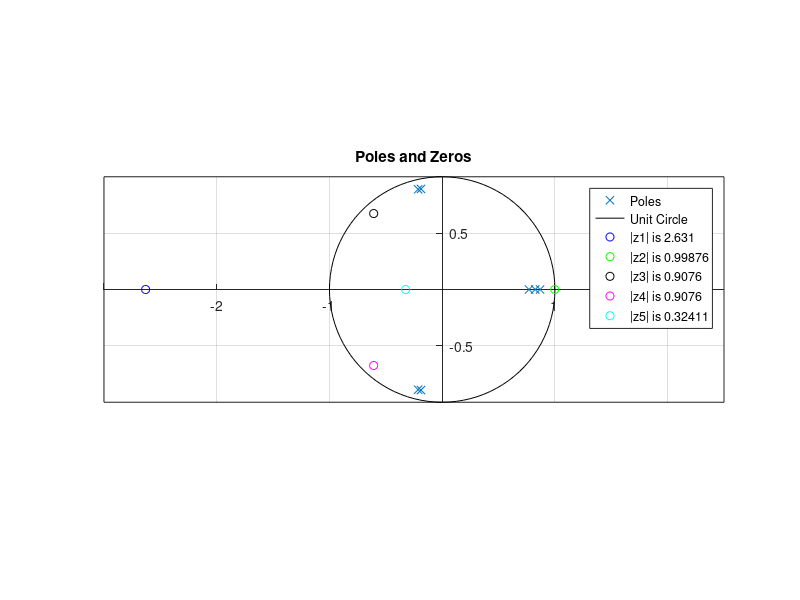
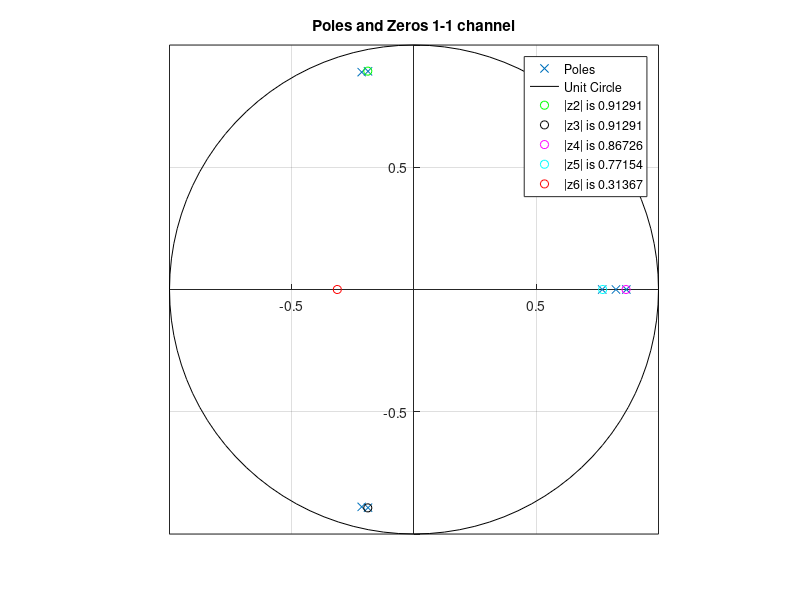
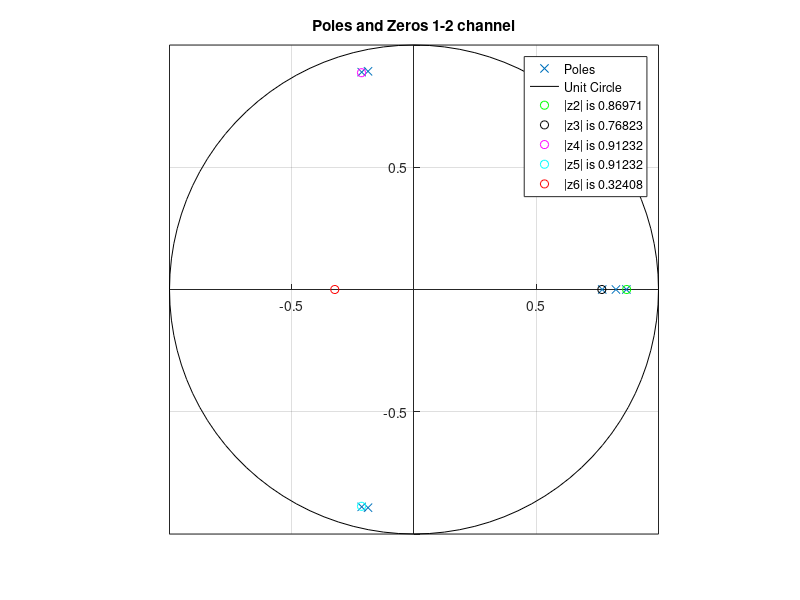
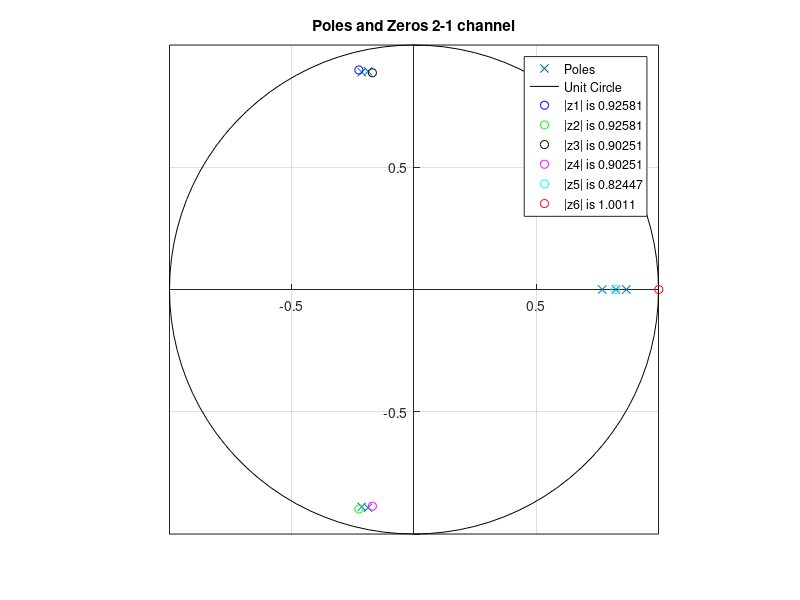

These figures' MATLAB source, in order:
%********************   TASK 2  *************************
clear
close all
clc

load u1_impulse.mat
y11 = u1_impulse.Y(3).Data;
y21 = u1_impulse.Y(4).Data;
u1 = u1_impulse.Y(1).Data; %%% note that the pulse magnitude is 5
[~, mi] = max(u1>0); %%% find index where pulse occurs

load u2_impulse.mat
y12 = u2_impulse.Y(3).Data;
y22 = u2_impulse.Y(4).Data;
u2 = u2_impulse.Y(2).Data;

%%% remove any offsets in output data using data prior to pulse application
y11 = y11 - mean(y11(1:mi-1));
y12 = y12 - mean(y12(1:mi-1));
y21 = y21 - mean(y21(1:mi-1));
y22 = y22 - mean(y22(1:mi-1));

%%% rescale IO data so that impulse input has magnitude 1
y11 = y11/max(u1);
y12 = y12/max(u2);
y21 = y21/max(u1);
y22 = y22/max(u2);

%****************  TASK 2, Question 1 and 2  *********************

ts = 1/40; %%%% sample period

m = 2; %number of output channels
q = 2; %number of input channels
n = 100; % n s.t size(H) = mn X qn

ind_off = 41;
H = zeros(m*n, q*n);
Htil = zeros(m*n, q*n);

%To create H and H tilda matrices
r = 1;
c = 1;
for k = 1 : n
    ind = ind_off + k + (0:n-1);     
    
    H(r,c:q:c+q*(n-1)) = y11(ind);
    H(r+1,c:q:c+q*(n-1)) = y21(ind);
    H(r,c+1:q:c+1+q*(n-1)) = y12(ind);
    H(r+1,c+1:q:c+1+q*(n-1)) = y22(ind);
    
    Htil(r,c:q:c+q*(n-1)) = y11(ind+1);
    Htil(r+1,c:q:c+q*(n-1)) = y21(ind+1);
    Htil(r,c+1:q:c+1+q*(n-1)) = y12(ind+1);
    Htil(r+1,c+1:q:c+1+q*(n-1)) = y22(ind+1);
    
    r = r + m;
end

%when ns = 7
ns = 7;
[U, S, V] = svd(H);
U1 = U(1:m*n, 1:ns);
S1 = S(1:ns, 1:ns);
V1 = V(1:n*q, 1:ns);

On7 = U1 * sqrt(S1);
Cn7 = sqrt(S1) * V1';

On7inv = inv(sqrt(S1)) * U1';
Cn7inv = V1 * inv(sqrt(S1));

C7 = On7([1:m],:);
B7 = Cn7(:,[1:q]);
A7 = On7inv * Htil * Cn7inv;

M = [A7 B7; -C7 zeros(2)];
N = [eye(7) zeros(7,2); zeros(2,7) zeros(2)];%disp(diag(D))%Resulted in D(1) and D(8) as inf
[~, D] = eig(M, N);


%2,3,4,5,6 elements of the diagonal are not inf and are in descending
%order. Elements 4 and 5 of the diagonal are equal
z1 = D(2,2); z2 = D(3,3); z3 = D(4,4); z4 = D(5,5); z5 = D(6,6);
disp('The finite transmission zeros are\n')
fprintf('The five finite transmission zeros are:\n')
fprintf('z1 is %f + %fi and |z1| is %f \n',real(z1),imag(z1),abs(z1))
fprintf('z2 is %f + %fi and |z2| is %f \n',real(z2),imag(z2),abs(z2))
fprintf('z3 is %f + %fi and |z3| is %f \n',real(z3),imag(z3),abs(z3))
fprintf('z4 is %f + %fi and |z4| is %f \n',real(z4),imag(z4),abs(z4))
fprintf('z5 is %f + %fi and |z5| is %f \n',real(z5),imag(z5),abs(z5))

eigA7 = eig(A7);
ut = 0:2*pi/100:2*pi;
figure()
plot(eigA7,'x','DisplayName','Poles');
hold on
plot(cos(ut),sin(ut),'k-','DisplayName','Unit Circle')
plot(real(z1),imag(z1),'bo','DisplayName',['|z1| is ',num2str(abs(z1))]);
plot(real(z2),imag(z2),'go','DisplayName',['|z2| is ',num2str(abs(z2))]);
plot(real(z3),imag(z3),'ko','DisplayName',['|z3| is ',num2str(abs(z3))]);
plot(real(z4),imag(z4),'mo','DisplayName',['|z4| is ',num2str(abs(z4))]);
plot(real(z5),imag(z5),'co','DisplayName',['|z5| is ',num2str(abs(z5))]);
title('Poles and Zeros')
legend
set(gca, 'XAxisLocation', 'origin', 'YAxisLocation', 'origin')
axis([-3 2.5 -1 1])
axis equal
grid on
hold off

%****************  TASK 2, Question 3  *********************
%Converting discrete evals to continuous evals
eigc_real = 1/ts * log(abs(eigA7));
eigc_im = 1/ts * angle(eigA7);
eigc = eigc_real + 1j * eigc_im;

fprintf('\n lambda_continuous \n');
disp(eigc);

disp('eigc([1,2,3,4]) have Re(.) < 0')
disp('There are two complex conjugate pairs with negative real parts (2 damped oscillators)')
fprintf('\n Oscillator 1 has a freq %f rad/sec = %f hertz\n',imag(eigc(1)),imag(eigc(1))/(2*pi));

%****************  TASK 2, Question 4  *********************

%For 1-1 channel the system is 
B11 = B7(:,1);
C11 = C7(1,:);
M = [A7 B11; -C11 zeros(1)];
N = [eye(7) zeros(7,1);zeros(1,7) zeros(1)];
[~, D] = eig(M,N);
z11 = diag(D);
z11 = z11([2,3,4,5,6,7]);
disp('Finite zeros for 1-1 channel:')
disp(z11)
lic = num2cell(z11);
[~, z2, z3, z4, z5, z6]=deal(lic{:});
figure()
plot(eigA7,'x','DisplayName','Poles');
hold on
plot(cos(ut),sin(ut),'k-','DisplayName','Unit Circle')
plot(real(z2),imag(z2),'go','DisplayName',['|z2| is ',num2str(abs(z2))]);
plot(real(z3),imag(z3),'ko','DisplayName',['|z3| is ',num2str(abs(z3))]);
plot(real(z4),imag(z4),'mo','DisplayName',['|z4| is ',num2str(abs(z4))]);
plot(real(z5),imag(z5),'co','DisplayName',['|z5| is ',num2str(abs(z5))]);
plot(real(z6),imag(z6),'ro','DisplayName',['|z6| is ',num2str(abs(z6))]);
title('Poles and Zeros 1-1 channel')
legend
set(gca, 'XAxisLocation', 'origin', 'YAxisLocation', 'origin')
axis([-1 1 -1 1])
axis equal
grid on
hold off

%For 1-2 channel the system is 
B12 = B7(:,2);
C12 = C7(1,:);
M = [A7 B12; -C12 zeros(1)];
N = [eye(7) zeros(7,1);zeros(1,7) zeros(1)];
[~, D] = eig(M,N);
z12 = diag(D);
z12= z12([2,3,4,5,6,7]);
disp('Finite zeros for 1-2 channel:')
disp(z12)
lic = num2cell(z12);
[~, z2, z3, z4, z5, z6]=deal(lic{:});
figure()
plot(eigA7,'x','DisplayName','Poles');
hold on
plot(cos(ut),sin(ut),'k-','DisplayName','Unit Circle')
plot(real(z2),imag(z2),'go','DisplayName',['|z2| is ',num2str(abs(z2))]);
plot(real(z3),imag(z3),'ko','DisplayName',['|z3| is ',num2str(abs(z3))]);
plot(real(z4),imag(z4),'mo','DisplayName',['|z4| is ',num2str(abs(z4))]);
plot(real(z5),imag(z5),'co','DisplayName',['|z5| is ',num2str(abs(z5))]);
plot(real(z6),imag(z6),'ro','DisplayName',['|z6| is ',num2str(abs(z6))]);
title('Poles and Zeros 1-2 channel')
legend
set(gca, 'XAxisLocation', 'origin', 'YAxisLocation', 'origin')
axis([-1 1 -1 1])
axis equal
grid on
hold off

%For 2-1 channel
B21 = B7(:,1);
C21 = C7(2,:);
M = [A7 B21; -C21 zeros(1)];
N = [eye(7) zeros(7,1);zeros(1,7) zeros(1)];
[~, D] = eig(M,N);
z21 = diag(D);
z21 = z21([2,3,4,5,6,7]);
disp('Finite zeros for 2-1 channel:')
disp(z21)
lic = num2cell(z21);
[z1, z2, z3, z4, z5, z6]=deal(lic{:});
figure()
plot(eigA7,'x','DisplayName','Poles');
hold on
plot(cos(ut),sin(ut),'k-','DisplayName','Unit Circle')
plot(real(z1),imag(z1),'bo','DisplayName',['|z1| is ',num2str(abs(z1))]);
plot(real(z2),imag(z2),'go','DisplayName',['|z2| is ',num2str(abs(z2))]);
plot(real(z3),imag(z3),'ko','DisplayName',['|z3| is ',num2str(abs(z3))]);
plot(real(z4),imag(z4),'mo','DisplayName',['|z4| is ',num2str(abs(z4))]);
plot(real(z5),imag(z5),'co','DisplayName',['|z5| is ',num2str(abs(z5))]);
plot(real(z6),imag(z6),'ro','DisplayName',['|z6| is ',num2str(abs(z6))]);
title('Poles and Zeros 2-1 channel')
legend
set(gca, 'XAxisLocation', 'origin', 'YAxisLocation', 'origin')
axis([-1 1 -1 1])
axis equal
grid on
hold off

%For 2-2 channel
B22 = B7(:,2);
C22 = C7(2,:);
M = [A7 B22; -C22 zeros(1)];
N = [eye(7) zeros(7,1);zeros(1,7) zeros(1)];
[~, D] = eig(M,N);
z22 = diag(D);
z22 = z22([2,3,4,5,6,7]);
disp('Finite zeros for 2-2 channel:')
disp(z22)
lic = num2cell(z22);
[~, z2, z3, z4, z5, z6]=deal(lic{:});
figure()
plot(eigA7,'x','DisplayName','Poles');
hold on
plot(cos(ut),sin(ut),'k-','DisplayName','Unit Circle')
plot(real(z2),imag(z2),'go','DisplayName',['|z2| is ',num2str(abs(z2))]);
plot(real(z3),imag(z3),'ko','DisplayName',['|z3| is ',num2str(abs(z3))]);
plot(real(z4),imag(z4),'mo','DisplayName',['|z4| is ',num2str(abs(z4))]);
plot(real(z5),imag(z5),'co','DisplayName',['|z5| is ',num2str(abs(z5))]);
plot(real(z6),imag(z6),'ro','DisplayName',['|z6| is ',num2str(abs(z6))]);
title('Poles and Zeros 2-2 channel')
legend
set(gca, 'XAxisLocation', 'origin', 'YAxisLocation', 'origin')
axis([-1 1 -1 1])
axis equal
grid on
hold off

%Hankel Matrix for 1-1 channel
m = 1; q =1;
H11 = zeros(m*n, q*n);
H12 = zeros(m*n, q*n);
H21 = zeros(m*n, q*n);
H22 = zeros(m*n, q*n);
r = 1;
c = 1;
for k = 1 : n
    ind = ind_off + k + [0:n-1]; 
    
    H11(r,:) = y11(ind);
    H12(r,:) = y12(ind);
    H21(r,:) = y21(ind);
    H22(r,:) = y22(ind);

    r = r + m;
end

figure()
subplot(411)
temp = svd(H11);
disp('The first 5 Hankel singular values for the 1-1 channel are')
disp(temp([1:5]));
plot(temp,'bo','DisplayName','H11');
ylabel('H11 sing vals');
xlabel('Index');xlim([0,20]);
legend
hold on

subplot(412)
temp = svd(H12);
disp('The first 5 Hankel singular values for the 1-2 channel are')
disp(temp([1:5]));
plot(temp,'m+','DisplayName','H12');
ylabel('H12 sing vals');
xlabel('Index');xlim([0,20]);
legend
hold on

subplot(413)
temp = svd(H21);
disp('The first 5 Hankel singular values for the 2-1 channel are')
disp(temp([1:5]));
plot(temp,'k*','DisplayName','H21');
ylabel('H21 sing vals');
xlabel('Index');
xlim([0,20]);
legend
hold on

subplot(414)
temp = svd(H22);
disp('The first 5 Hankel singular values for the 1-2 channel are')
disp(temp([1:5]));
plot(temp,'rd','DisplayName','H22');
ylabel('H22 sing vals');
xlabel('Index');
xlim([0,20]);
legend
hold on

%****************  TASK 2, Question 5  *********************

%Generating A,B, and C for ns = 8
m = 2; %number of output channels
q = 2; %number of input channels
ns = 8;
[U, S, V] = svd(H);
U1 = U([1:m*n],[1:ns]);
S1 = S([1:ns],[1:ns]);
V1 = V([1:n*q],[1:ns]);

On8 = U1 * sqrt(S1);
Cn8 = sqrt(S1) * V1';

On8inv = inv(sqrt(S1)) * U1';
Cn8inv = V1 * inv(sqrt(S1));

C8 = On8([1:m],:);
B8 = Cn8(:,[1:q]);
A8 = On8inv * Htil * Cn8inv;
eigA8 = eig(A8);

%For 1-1 channel the system is 
B11 = B8(:,1);
C11 = C8(1,:);
M = [A8 B11; -C11 zeros(1)];
N = [eye(8) zeros(8,1);zeros(1,8) zeros(1)];
[~, D] = eig(M,N);
z11 = diag(D);
z11 = z11([2,3,4,5,6,7,8]);
disp('Finite zeros for 1-1 channel:')
disp(z11)
lic = num2cell(z11);
[z1 z2 z3 z4 z5 z6 z7]=deal(lic{:});
figure()
plot(eigA8,'x','DisplayName','Poles');
hold on
plot(cos(ut),sin(ut),'k-','DisplayName','Unit Circle')
%plot(real(z1),imag(z1),'bo','DisplayName',['|z1| is ',num2str(abs(z1))]);
plot(real(z2),imag(z2),'go','DisplayName',['|z2| is ',num2str(abs(z2))]);
plot(real(z3),imag(z3),'ko','DisplayName',['|z3| is ',num2str(abs(z3))]);
plot(real(z4),imag(z4),'mo','DisplayName',['|z4| is ',num2str(abs(z4))]);
plot(real(z5),imag(z5),'co','DisplayName',['|z5| is ',num2str(abs(z5))]);
plot(real(z6),imag(z6),'ro','DisplayName',['|z6| is ',num2str(abs(z6))]);
plot(real(z7),imag(z7),'yo','DisplayName',['|z7| is ',num2str(abs(z7))]);
title('ns = 8, Poles and Zeros 1-1 channel')
legend
set(gca, 'XAxisLocation', 'origin', 'YAxisLocation', 'origin')
axis([-1 1 -1 1])
axis equal
grid on
hold off

%For 1-2 channel the system is 
B12 = B8(:,1);
C12 = C8(2,:);
M = [A8 B12; -C12 zeros(1)];
N = [eye(8) zeros(8,1);zeros(1,8) zeros(1)];
[V,D] = eig(M,N);
%disp(diag(D))%Resulted in D(1) and D(9) as inf
z12 = diag(D);
z12 = z12([2,3,4,5,6,7,8]);
disp('Finite zeros for 1-2 channel:')
disp(z12)
lic = num2cell(z12);
[z1 z2 z3 z4 z5 z6 z7]=deal(lic{:});
figure()
plot(eigA8,'x','DisplayName','Poles');
hold on
plot(cos(ut),sin(ut),'k-','DisplayName','Unit Circle')
%plot(real(z1),imag(z1),'bo','DisplayName',['|z1| is ',num2str(abs(z1))]);
plot(real(z2),imag(z2),'go','DisplayName',['|z2| is ',num2str(abs(z2))]);
plot(real(z3),imag(z3),'ko','DisplayName',['|z3| is ',num2str(abs(z3))]);
plot(real(z4),imag(z4),'mo','DisplayName',['|z4| is ',num2str(abs(z4))]);
plot(real(z5),imag(z5),'co','DisplayName',['|z5| is ',num2str(abs(z5))]);
plot(real(z6),imag(z6),'ro','DisplayName',['|z6| is ',num2str(abs(z6))]);
plot(real(z7),imag(z7),'yo','DisplayName',['|z7| is ',num2str(abs(z7))]);
title('ns = 8, Poles and Zeros 1-2 channel')
legend
set(gca, 'XAxisLocation', 'origin', 'YAxisLocation', 'origin')
axis([-1 1 -1 1])
axis equal
grid on
hold off

%For 2-1 channel the system is 
B21 = B8(:,2);
C21 = C8(1,:);
M = [A8 B21; -C21 zeros(1)];
N = [eye(8) zeros(8,1);zeros(1,8) zeros(1)];
[V,D] = eig(M,N);
%disp(diag(D))%Resulted in D(1) and D(9) as inf
z21 = diag(D);
z21 = z21([2,3,4,5,6,7,8]);
disp('Finite zeros for 2-1 channel:')
disp(z21)
lic = num2cell(z21);
[z1 z2 z3 z4 z5 z6 z7]=deal(lic{:});
figure()
plot(eigA8,'x','DisplayName','Poles');
hold on
plot(cos(ut),sin(ut),'k-','DisplayName','Unit Circle')
%plot(real(z1),imag(z1),'bo','DisplayName',['|z1| is ',num2str(abs(z1))]);
plot(real(z2),imag(z2),'go','DisplayName',['|z2| is ',num2str(abs(z2))]);
plot(real(z3),imag(z3),'ko','DisplayName',['|z3| is ',num2str(abs(z3))]);
plot(real(z4),imag(z4),'mo','DisplayName',['|z4| is ',num2str(abs(z4))]);
plot(real(z5),imag(z5),'co','DisplayName',['|z5| is ',num2str(abs(z5))]);
plot(real(z6),imag(z6),'ro','DisplayName',['|z6| is ',num2str(abs(z6))]);
plot(real(z7),imag(z7),'yo','DisplayName',['|z7| is ',num2str(abs(z7))]);
title('ns = 8, Poles and Zeros 2-1 channel')
legend
set(gca, 'XAxisLocation', 'origin', 'YAxisLocation', 'origin')
axis([-1 1 -1 1])
axis equal
grid on
hold off

%For 2-2 channel the system is 
B22 = B8(:,2);
C22 = C8(2,:);
M = [A8 B22; -C22 zeros(1)];
N = [eye(8) zeros(8,1);zeros(1,8) zeros(1)];
[V,D] = eig(M,N);
%disp(diag(D))%Resulted in D(1) and D(9) as inf
z22 = diag(D);
z22 = z22([2,3,4,5,6,7,8]);
disp('Finite zeros for 2-2 channel:')
disp(z22)
lic = num2cell(z22);
[z1 z2 z3 z4 z5 z6 z7]=deal(lic{:});
figure()
plot(eigA8,'x','DisplayName','Poles');
hold on
plot(cos(ut),sin(ut),'k-','DisplayName','Unit Circle')
%plot(real(z1),imag(z1),'bo','DisplayName',['|z1| is ',num2str(abs(z1))]);
plot(real(z2),imag(z2),'go','DisplayName',['|z2| is ',num2str(abs(z2))]);
plot(real(z3),imag(z3),'ko','DisplayName',['|z3| is ',num2str(abs(z3))]);
plot(real(z4),imag(z4),'mo','DisplayName',['|z4| is ',num2str(abs(z4))]);
plot(real(z5),imag(z5),'co','DisplayName',['|z5| is ',num2str(abs(z5))]);
plot(real(z6),imag(z6),'ro','DisplayName',['|z6| is ',num2str(abs(z6))]);
plot(real(z7),imag(z7),'yo','DisplayName',['|z7| is ',num2str(abs(z7))]);
title('ns = 8, Poles and Zeros 2-2 channel')
legend
set(gca, 'XAxisLocation', 'origin', 'YAxisLocation', 'origin')
axis([-1 1 -1 1])
axis equal
grid on
hold off
